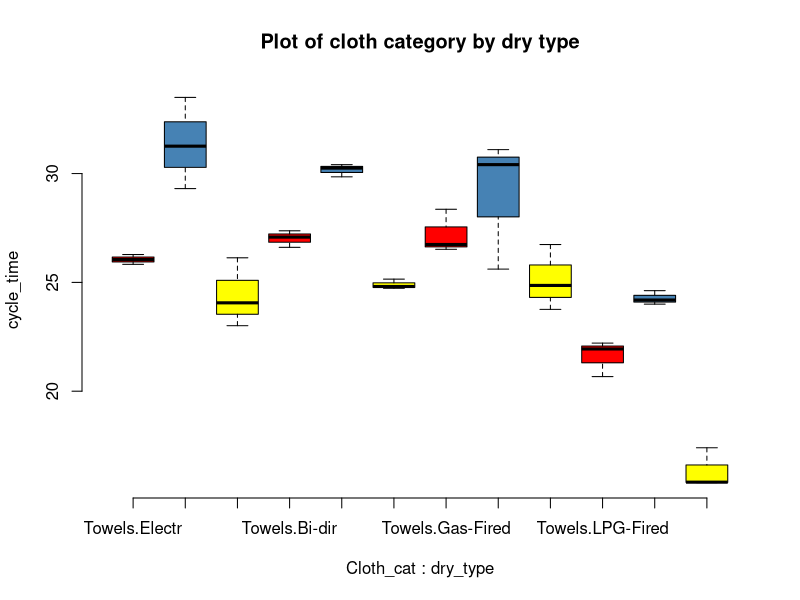
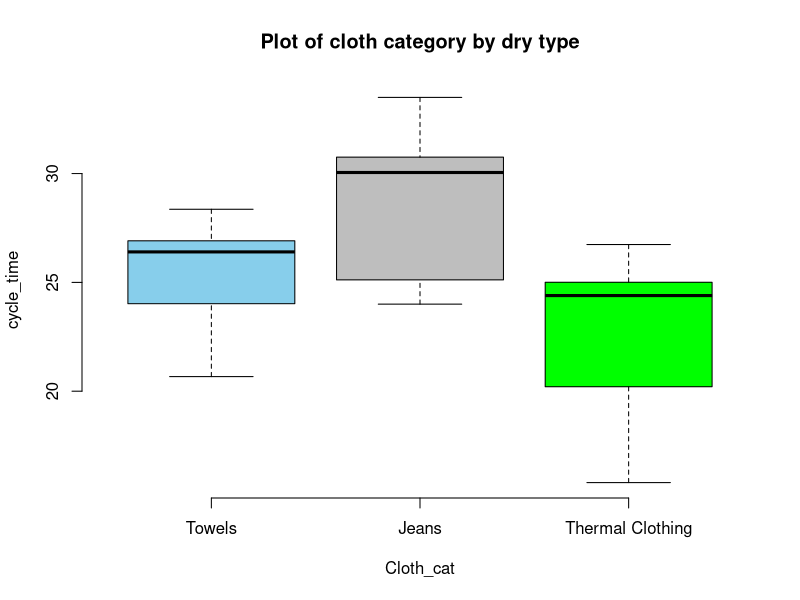
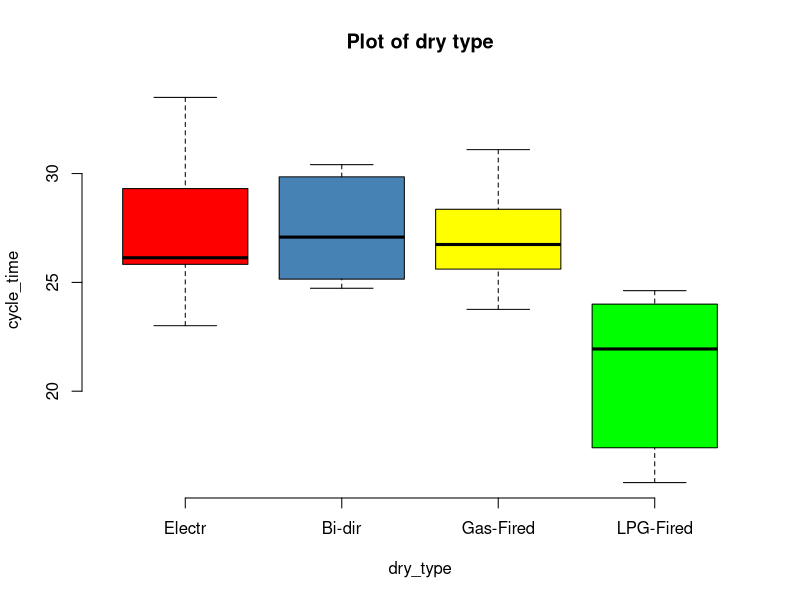
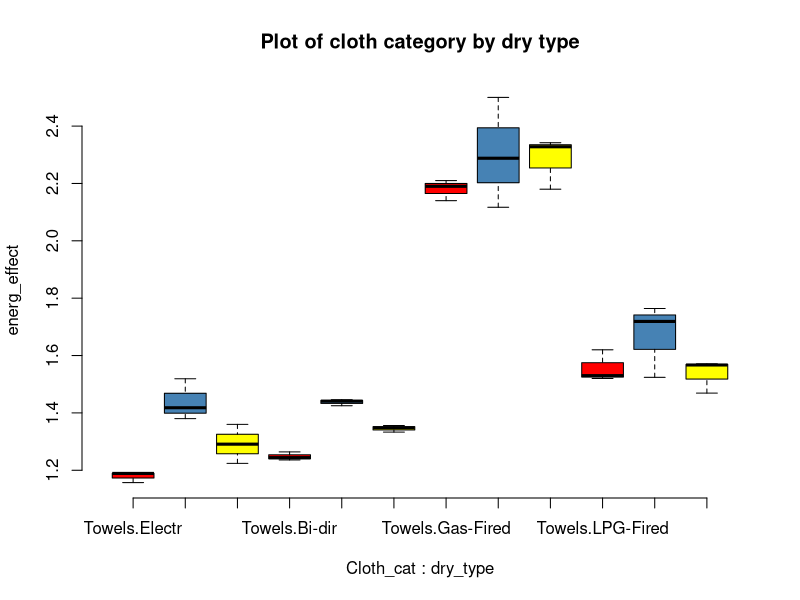
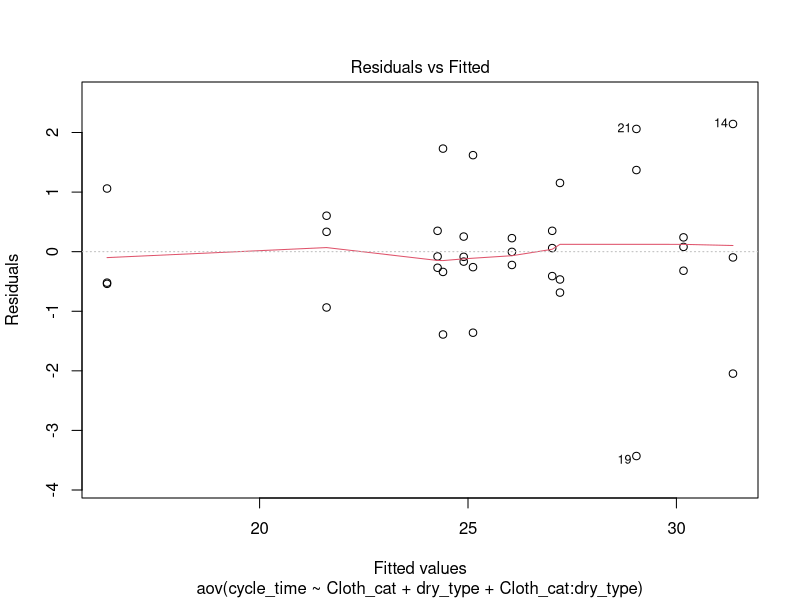
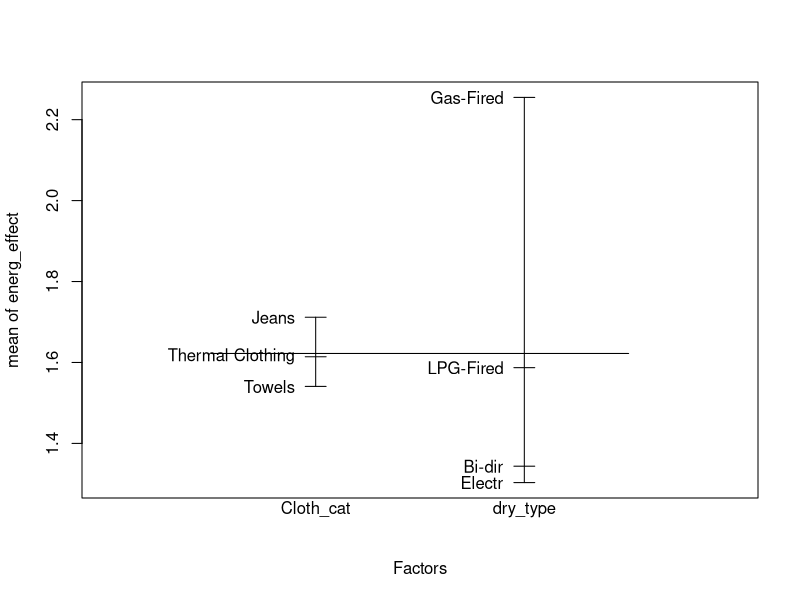
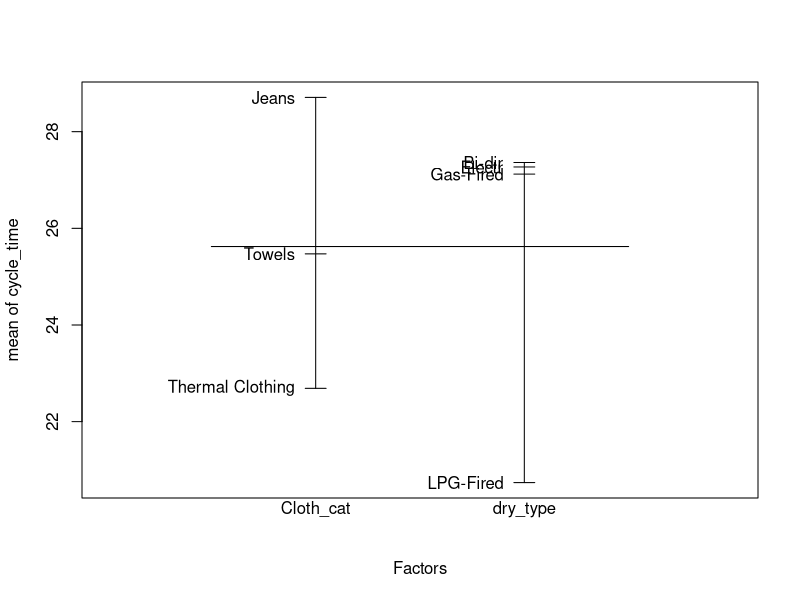
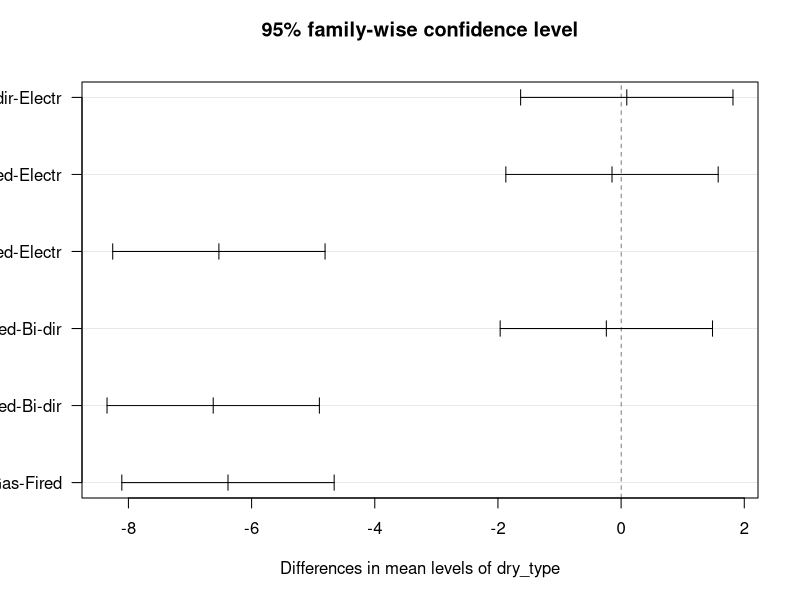

R code for these plots, in order:
## ---- chunk 1
library(car)
drying_data <- data.frame("Cloth_cat" = c(1, 1,1,1,1,1,1,1,1,1,1,1,2,2,2,2,2,2,2,2,2,2,2,2,3,3,3,3,3,3,3,3,3,3,3,3),
                          "dry_type" = c(1, 1, 1, 2,2,2,3,3,3,4,4,4,1,1,1,2,2,2,3,3,3,4,4,4,1,1,1,2,2,2,3,3,3,4,4,4),
                          "energ_effect"= c(1.157, 1.189, 1.190, 1.236, 1.244, 1.264, 2.140, 2.210, 2.190, 1.620, 1.520, 1.530, 1.418, 1.519, 1.380, 1.446, 1.441, 1.425, 2.117, 2.288, 2.500, 1.719, 1.764, 1.524, 1.360, 1.224, 1.291, 1.333, 1.348, 1.356, 2.180, 2.328, 2.342, 1.571, 1.567, 1.469),
                          "cycle_time" = c(25.83, 26.28, 26.05, 26.61, 27.37, 27.08, 26.52, 28.36, 26.74, 22.21, 20.67, 21.94, 31.26, 33.50, 29.31, 30.25, 30.41, 29.85, 25.61, 30.41, 31.10, 24.62, 24.19, 24.00, 26.13, 23.01, 24.06, 24.73, 25.15, 24.81, 23.76, 24.86, 26.74, 15.80, 17.40, 15.82))
drying_data$dry_type <- factor(drying_data$dry_type, levels = c(1,2,3,4), labels = c("Electr", "Bi-dir", "Gas-Fired", "LPG-Fired"))
drying_data$Cloth_cat <- factor(drying_data$Cloth_cat, levels = c(1, 2, 3), labels = c("Towels", "Jeans", "Thermal Clothing"))
res.aov3 <- aov(cycle_time ~ Cloth_cat + dry_type + Cloth_cat:dry_type, data = drying_data)
summary(res.aov3)
## ---- chunk 2
head(drying_data)
## ---- chunk 3
table(drying_data$Cloth_cat, drying_data$dry_type)
## ---- chunk 4
boxplot(cycle_time ~ Cloth_cat*dry_type , data = drying_data,
        main = "Plot of cloth category by dry type",
        col = c("red", "steelblue", "yellow"), frame = FALSE)
## ---- chunk 5
boxplot(cycle_time ~ Cloth_cat , data = drying_data,
        main = "Plot of cloth category by dry type",
        col = c("skyblue", "grey", "green"), frame = FALSE)
## ---- chunk 6
boxplot(cycle_time ~ dry_type , data = drying_data,
        main = "Plot of dry type",
        col = c("red", "steelblue", "yellow", "green"), frame = FALSE)
## ---- chunk 7
boxplot(energ_effect ~ Cloth_cat*dry_type , data = drying_data,
        main = "Plot of cloth category by dry type",
        col = c("red", "steelblue", "yellow"), frame = FALSE)
## ---- chunk 8
plot(res.aov3, 1)
## ---- chunk 9
leveneTest(cycle_time ~ Cloth_cat*dry_type, data = drying_data)
## ---- chunk 10
plot.design(drying_data)
## ---- chunk 11

res.aov3 <- aov(energ_effect ~ Cloth_cat + dry_type + Cloth_cat:dry_type, data = drying_data)
summary(res.aov3)

res.aov3 <- aov(cycle_time ~ Cloth_cat + dry_type + Cloth_cat:dry_type, data = drying_data)
summary(res.aov3)
## ---- chunk 12
TukeyHSD(res.aov3, which = "dry_type")
## ---- chunk 13
plot(TukeyHSD(res.aov3, which = "dry_type"), las = 1)
